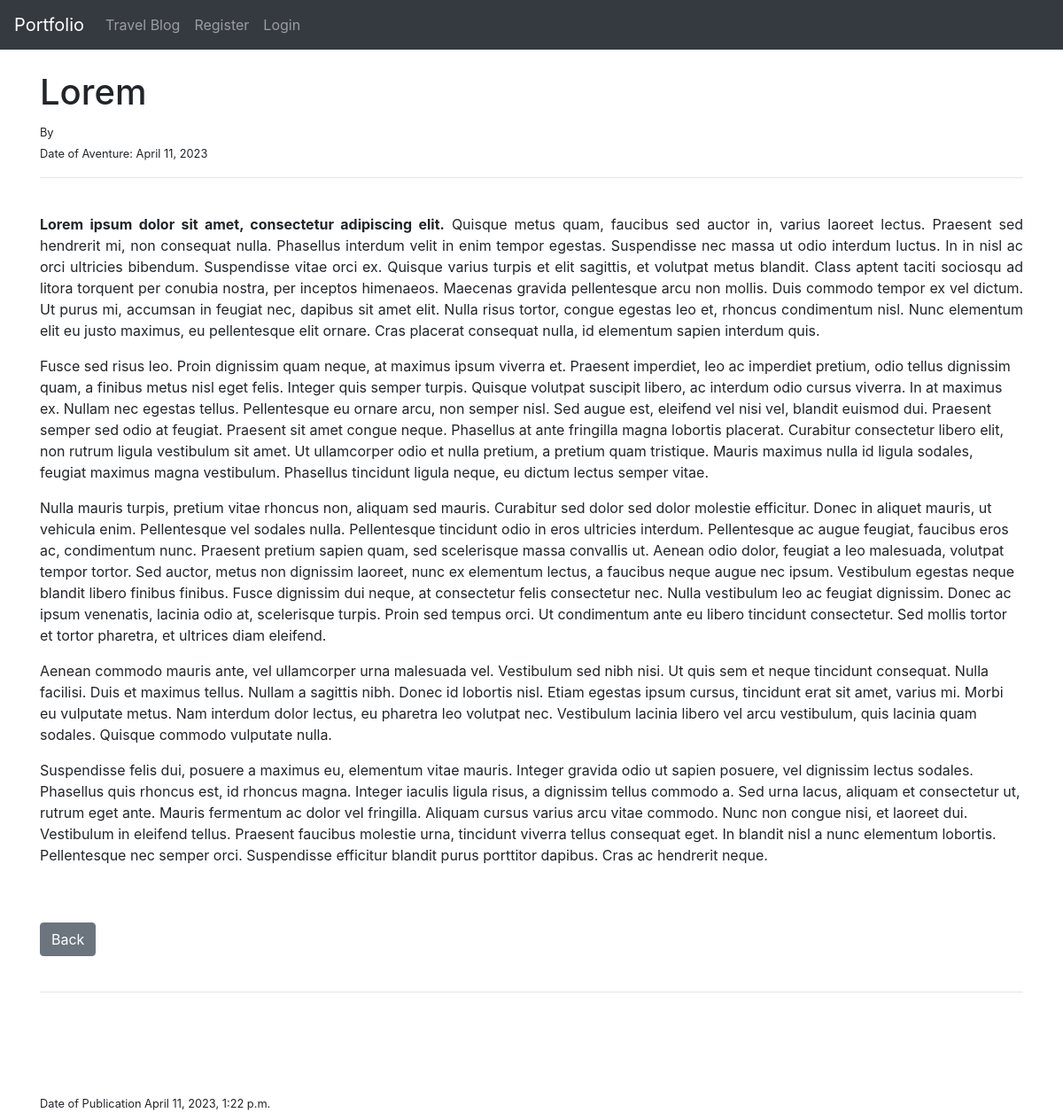
The app's page /article/9 with its own data.
### portfolio/models.py (models this page shows, shortened)
class Post(models.Model):
    title = models.CharField(max_length=255)
    author = models.ForeignKey(User, on_delete=models.CASCADE)
    body = RichTextField(blank=True, null=True)
    summary = models.CharField(max_length=255)
    adventure_date = models.DateField()
    published = models.DateTimeField(default=datetime.now)
    likes = models.ManyToManyField(User, related_name='blog_post')
    def total_likes(self):
        return self.likes.count()

### portfolio/views.py (the view)
# urls.py: path('article/<int:pk>', ArticleDetailView.as_view(), name='article_detail'),
class ArticleDetailView(DetailView):
    model = Post
    template_name = 'article_details.html'
    def get_context_data(self, **kwargs):
        context = super().get_context_data(**kwargs)
        post_by_id = get_object_or_404(Post, id=self.kwargs['pk'])
        total_likes = post_by_id.total_likes()
        liked = False
        if post_by_id.likes.filter(id=self.request.user.id).exists():
            liked = True
        context['total_likes'] = total_likes
        context['liked'] = liked
        return context

### templates/article_details.html (shortened to what this page needs)
{% extends 'base.html' %}
{% block content %}
<h1>{{ post.title }}</h1>
<small>By
    {{ post.author.last_name }} <br/>
    Date of Aventure: {{ post.adventure_date }}
</small> <br/>
<hr>
<br/>
{{ post.body|safe }}
<br/><br/>
<a href="{% url 'blog' %}" class="btn btn-secondary">Back</a>
<br/>
<br/>
<hr>
<br/>
<br/>
<br/>
<br/>
<small>Date of Publication {{ post.published }}</small>
{% endblock %}

### records on screen
Post: title "Lorem", adventure_date "April 11, 2023", body "Lorem ipsum dolor sit amet, consectetur adipiscing elit. Quisque metus quam, faucibus sed auctor in, varius laoreet lectus. Praesent sed hendrerit mi, non consequat nulla. Phasellus interdum velit in enim tempor egestas. Suspendisse nec massa ut odio interdum luctus. In in nisl ac orci ultricies bibendum. Suspendisse vitae orci ex. Quisque varius turpis et elit sagittis, et volutpat metus blandit. Class aptent taciti sociosqu ad litora torquent per conubia nostra, per inceptos himenaeos. Maecenas gravida pellentesque arcu non mollis. Duis commodo tempor ex vel dictum. Ut purus mi, accumsan in feugiat nec, dapibus sit amet elit. Nulla risus tortor, congue egestas leo et, rhoncus condimentum…", published "April 11, 2023, 1:22 p.m."
